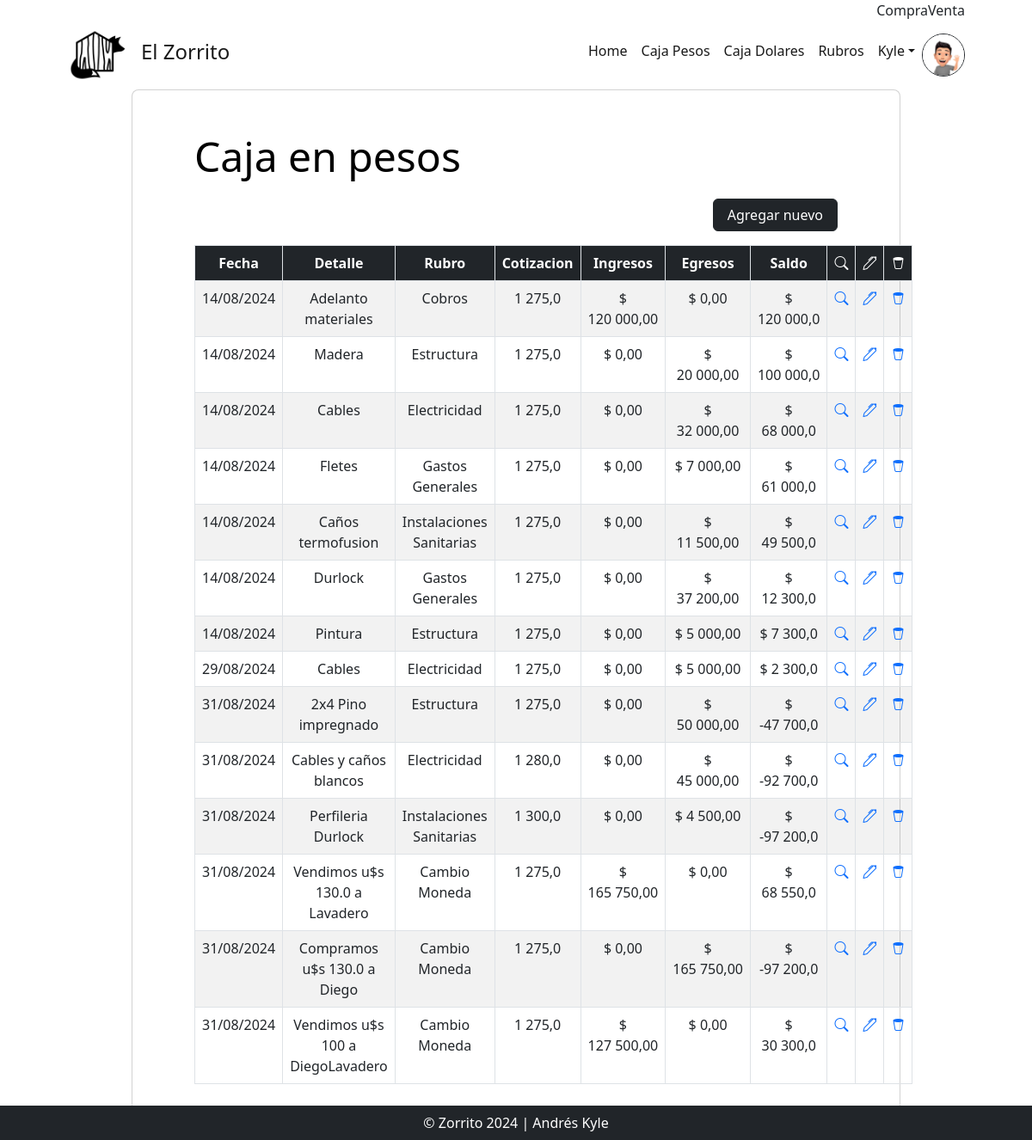
Page /movimientos_list/ (signed in) on the committed database.
### users/models.py (models this page shows, shortened)
class Imagen(models.Model):
    user = models.OneToOneField(User, on_delete=models.CASCADE, null=True)
    imagen = models.ImageField(upload_to='avatares', null=True, blank = True)

### AppZorro/models.py (models this page shows)
class CajaPesos(models.Model):
    fecha = models.DateField(default=date.today)
    rubro = models.ForeignKey(Rubros, null=True, on_delete=models.RESTRICT)
    detalle = models.CharField(max_length=60)
    ingreso = models.FloatField(default=0)
    egreso = models.FloatField(default=0)
    comprobante = models.ImageField(upload_to='comprobantes', null=True, blank = True)
    obra = models.ForeignKey(Obra, null=True, on_delete=models.RESTRICT)
    autor = models.ForeignKey(settings.AUTH_USER_MODEL, on_delete=models.RESTRICT, null=True, blank=True, editable=False)
    action_time = models.DateTimeField(auto_now=True, editable=False)
    cotiza = models.FloatField(default=DolarBlue.compra())
    conecta = models.OneToOneField('CajaDolares', null=True, blank=True, on_delete=models.CASCADE)

class Rubros(models.Model):
    titulo = models.CharField(max_length=30)
    def __str__(self):
        return f"{self.titulo}"

### AppZorro/views.py (the view)
# urls.py: path('movimientos_list/', views.MovimientosListView.as_view(), name="Movimientos"),
class MovimientosListView(LoginRequiredMixin, ListView):
    model = CajaPesos
    ordering = ["fecha"]
    def get_queryset(self):
        queryset = super().get_queryset()
        saldo_parcial = 0
        for cuenta in queryset:
            if hasattr(cuenta.conecta, 'id'):
                cuenta.mandar = cuenta.conecta.id
            else:
                cuenta.mandar = 0
            saldo_parcial += cuenta.ingreso - cuenta.egreso
            cuenta.saldo_parcial = saldo_parcial
        return queryset

### AppZorro/templates/AppZorro/CajaPesos_list.html (shortened to what this page needs)
{% extends 'AppZorro/base.html' %}
{% load static %}
{% block main %}
<div class="row d-flex justify-content-center align-items-center h-50">
    <div class="col-xl-9">
        <div class="card rounded-3 text-black">
            <div class="card-body p-md-5 mx-md-4">
                <h3 class="display-5 mb-3 pb-1">Caja en pesos</h3>
                <div class="d-flex justify-content-end mb-3">
                    <a class="btn btn-dark px-3" type="button" href="{% url 'CrearMovimiento' %}">Agregar nuevo</a>
                </div>
                <table class="text-center table table-striped table-bordered ">
                    <thead class="thead-primary">
                        <tr class="text-bg-dark p-3">
                            <th scope="col">Fecha</th>
                            <th scope="col">Detalle</th>
                            <th scope="col">Rubro</th>
                            <th scope="col">Cotizacion</th>
                            <th scope="col">Ingresos</th>
                            <th scope="col">Egresos</th>
                            <th scope="col">Saldo</th>
                            <th scope="col" class="bi bi-search"></th>
                            <th scope="col" class="bi bi-pen"></th>
                            <th scope="col" class="bi bi-trash2"></th>
                        </tr>
                    </thead>
                    <tbody>
                        {% for movimiento in object_list %}
                            <tr>
                                <td>{{ movimiento.fecha|date:"d/m/Y" }}</td>
                                <td>{{ movimiento.detalle }}</td>
                                <td>{{ movimiento.rubro }}</td>
                                <td>{{ movimiento.cotiza }}</td>
                                <td>$ {{ movimiento.ingreso|floatformat:"2g" }} </td>
                                <td>$ {{ movimiento.egreso|floatformat:"2g" }} </td>
                                <td>$ {{ movimiento.saldo_parcial }} </td>
                                {% if movimiento.rubro_id == 23 %}
                                <td><a class="bi bi-search" href="{% url 'DetalleDolar' movimiento.mandar %}"></a></td>
                                <td><a class="bi bi-pen" href="{% url 'EditarDolares' movimiento.mandar %}"></a></td>
                                <td><a class="bi bi-trash2" href="{% url 'MovimientosDelete' movimiento.id %}"></a></td>
                                {% else %}
                                <td><a class="bi bi-search" href="{% url 'Detalles' movimiento.id %}"></a></td>
                                <td><a class="bi bi-pen" href="{% url 'EditarMovimiento' movimiento.id %}"></a></td>
                                <td><a class="bi bi-trash2" href="{% url 'MovimientosDelete' movimiento.id %}"></a></td>
                                {% endif %}
                            </tr>
                        {% empty %}
                            <tr><th><h6>Buuu... La caja está vacia.</h6></th></tr>
                            <th><h6>Que lindo seria para el Zorrito que ingrese algun pesito.</h6></th>
                        {% endfor %}
                    </tbody>
                </table>
            </div>
        </div>
    </div>
</div>
{% endblock main %}

### AppZorro/templates/AppZorro/base.html (shortened to what this page needs)
<!DOCTYPE html>
{% load static %}
<html lang="es">
    <head>
        <link href="https://cdn.jsdelivr.net/npm/bootstrap-icons@1.4.1/font/bootstrap-icons.css" rel="stylesheet" />
        <link href="{% static 'AppZorro/css/styles.css' %}" rel="stylesheet" />
    </head>
    <body class="h-100 bg-white ">
        <nav class="navbar navbar-expand-md p-0 navbar-success">
            <div class="container px-lg-5">
                <div class="collapse navbar-collapse" id="navbarSupportedContent">
                    <ul class="navbar-nav ms-auto mb-0 mb-lg-0">
                        <li class="nav-item">Compra {{dolar_compra}} </li>
                        <li class="nav-item">Venta {{dolar_venta}}</li>
                    </ul>
                </div>
            </div>
        </nav>
        <nav class="navbar navbar-expand-xl p-0 navbar-light navbar-gradient">
            <div class="container px-lg-5">
                <th><a class="navbar-brand" href="{% url 'Inicio' %}"><img src="{% static 'AppZorro/assets/img/logo.png' %}" alt="" height="70px"></a></th><a class="navbar-brand" href="{% url 'Inicio' %}"><h4 class="">El Zorrito</h4></a>
                <div class="collapse navbar-collapse" id="navbarSupportedContent">
                    <ul class="navbar-nav ms-auto mb-2 mb-lg-0">
                        <li class="nav-item"><a class="nav-link active" aria-current="page" href="{% url 'Inicio' %}">Home</a></li>
                        <li class="nav-item"><a class="nav-link active" aria-current="page" href="{% url 'Movimientos' %}">Caja Pesos</a></li>
                        <li class="nav-item"><a class="nav-link active" aria-current="page" href="{% url 'Dolares' %}">Caja Dolares</a></li>
                        <li class="nav-item"><a class="nav-link active" aria-current="page" href="{% url 'Rubros' %}">Rubros</a></li>
                        {% if request.user.is_authenticated %}
                            <li class="nav-item dropdown">
                            <a class="nav-link active dropdown-toggle" href="#" id="navbarDropdownMenuLink" data-bs-toggle="dropdown" aria-haspopup="true" aria-expanded="false">{{ request.user.username }}</a>
                            </li>
                            <img src="{{request.user.imagen.imagen.url}}" alt="" class="rounded-circle border border-dark" height="50px">
                        {% else %}
                        <li class="nav-item"><a class="nav-link active" href="{% url 'Login' %}">Acceder</a></li>
                        {% endif %}
                    </ul>
                </div>
            </div>
        </nav>
        {% block main %}
        {% endblock main %}
        <div class="fixed-bottom">
            <footer class="py-1 bg-dark">
                <div class="container"><p class="m-1 text-center text-white">&copy; Zorrito 2024 | Andrés Kyle</p></div>
            </footer>
        </div>
    </body>
</html>

### rows in the picture
CajaPesos: fecha "14/08/2024", detalle "Adelanto materiales", rubro "Cobros", cotiza "1 275,0", ingreso "120 000,00", egreso "0,00", saldo_parcial "120 000,0"
CajaPesos: fecha "14/08/2024", detalle "Madera", rubro "Estructura", cotiza "1 275,0", ingreso "0,00", egreso "20 000,00", saldo_parcial "100 000,0"
CajaPesos: fecha "14/08/2024", detalle "Cables", rubro "Electricidad", cotiza "1 275,0", ingreso "0,00", egreso "32 000,00", saldo_parcial "68 000,0"
CajaPesos: fecha "14/08/2024", detalle "Fletes", rubro "Gastos Generales", cotiza "1 275,0", ingreso "0,00", egreso "7 000,00", saldo_parcial "61 000,0"
CajaPesos: fecha "14/08/2024", detalle "Caños termofusion", rubro "Instalaciones Sanitarias", cotiza "1 275,0", ingreso "0,00", egreso "11 500,00", saldo_parcial "49 500,0"
CajaPesos: fecha "14/08/2024", detalle "Durlock", rubro "Gastos Generales", cotiza "1 275,0", ingreso "0,00", egreso "37 200,00", saldo_parcial "12 300,0"
CajaPesos: fecha "14/08/2024", detalle "Pintura", rubro "Estructura", cotiza "1 275,0", ingreso "0,00", egreso "5 000,00", saldo_parcial "7 300,0"
CajaPesos: fecha "29/08/2024", detalle "Cables", rubro "Electricidad", cotiza "1 275,0", ingreso "0,00", egreso "5 000,00", saldo_parcial "2 300,0"
CajaPesos: fecha "31/08/2024", detalle "2x4 Pino impregnado", rubro "Estructura", cotiza "1 275,0", ingreso "0,00", egreso "50 000,00", saldo_parcial "-47 700,0"
CajaPesos: fecha "31/08/2024", detalle "Cables y caños blancos", rubro "Electricidad", cotiza "1 280,0", ingreso "0,00", egreso "45 000,00", saldo_parcial "-92 700,0"
CajaPesos: fecha "31/08/2024", detalle "Perfileria Durlock", rubro "Instalaciones Sanitarias", cotiza "1 300,0", ingreso "0,00", egreso "4 500,00", saldo_parcial "-97 200,0"
CajaPesos: fecha "31/08/2024", detalle "Vendimos u$s 130.0 a Lavadero", rubro "Cambio Moneda", cotiza "1 275,0", ingreso "165 750,00", egreso "0,00", saldo_parcial "68 550,0"
CajaPesos: fecha "31/08/2024", detalle "Compramos u$s 130.0 a Diego", rubro "Cambio Moneda", cotiza "1 275,0", ingreso "0,00", egreso "165 750,00", saldo_parcial "-97 200,0"
CajaPesos: fecha "31/08/2024", detalle "Vendimos u$s 100 a DiegoLavadero", rubro "Cambio Moneda", cotiza "1 275,0", ingreso "127 500,00", egreso "0,00", saldo_parcial "30 300,0"

### other values in the picture
{{ request.user.username }} "Kyle"
